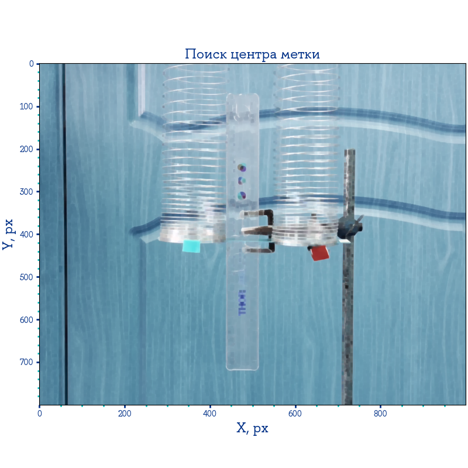
#> input picture pics/color_reversed.png, 468 x 468 px, given in place of the camera
$ python RemoveMoving.py   (older library calls are emulated)
#> lines starting #> are read from the running program, lines starting #| are printed output that depends on the picture
from termcolor import colored
import numpy as np
import cv2
from matplotlib.gridspec import GridSpec
from matplotlib import pyplot as plt
from scipy import ndimage, misc
from skimage.metrics import structural_similarity as ssim
from skimage import filters
import time
import progressbar

def spot_the_diff(image1_gray, image2_gray, log=False, show_work=True, debug_init=True):
    ''' Given two images return the one with the object
          image1_gray: [prev_bound - next_bound] * prev_show
          image2_gray: [prev_bound - next_bound] * next_frame
    ret=> if bound was correct the diff function will find dirt in image1 (=>1) or image1 and image2 are equals (=>0)
          if bound was incorrect the diff function will contain some moving parts of image2 (=>2)
             (can happen that also identifies small part like light changes of image1 but returns 2) '''

    if debug_init:
        global index
        plt.figure(figsize=(15,15))
        plt.subplot(121); plt.title("PREV {}".format(index))
        plt.imshow(cv2.cvtColor(image1_gray, cv2.COLOR_BGR2RGB))
        plt.subplot(122); plt.title("NEXT")
        plt.imshow(cv2.cvtColor(image2_gray, cv2.COLOR_BGR2RGB))
        plt.show()
        plt.imsave("spot_debug/prev_{}.jpg".format(index),cv2.cvtColor(image1_gray, cv2.COLOR_BGR2RGB))
        plt.imsave("spot_debug/next_{}.jpg".format(index),cv2.cvtColor(image2_gray, cv2.COLOR_BGR2RGB))

    (score, sim) = ssim(image1_gray, image2_gray, full=True)
    sim = np.uint8(sim*255)
    thresh_sim =  np.uint8(np.logical_not(cv2.threshold(sim, 205, 255, cv2.THRESH_BINARY)[1])*255)
    thresh_sim = cv2.medianBlur(thresh_sim, 7)
    sum_sim = np.sum(thresh_sim>0)

      # lower bound (low thresh, high detection)
    if sum_sim<100:
        print(colored("Equality_l", 'blue'))
        return 0

    dif = cv2.absdiff(image1_gray, image2_gray)
    thresh_dif = cv2.medianBlur(dif, 5)

      # higher bound (high thresh, low detection)
    if not np.any(thresh_dif>50):
        print(colored("Equality_h", 'blue'))
        return 0

    if show_work:
        plt.figure(figsize=(20,20))
        plt.subplot(131); plt.title("ssim")
        plt.imshow(cv2.cvtColor(np.uint8(thresh_sim), cv2.COLOR_BGR2RGB))

    adaptive=0
    detected = 110
    a=None
    while(detected>80 if detected<100 else detected>105):
        a = np.uint8(thresh_dif>adaptive)*255
        detected = ((np.sum(a>0)/sum_sim)*100).round(3)
        if log: print("Not {}%".format(detected.round(2)))
        adaptive+=10

    mask = cv2.morphologyEx(a,cv2.MORPH_CLOSE, np.ones((12,12),np.uint8))
    mask = cv2.medianBlur(mask,3)
    gradient = cv2.morphologyEx(mask, cv2.MORPH_GRADIENT, np.ones((6,6),np.uint8))

    if show_work:
        plt.subplot(132); plt.title("Mask closed [{}]".format(adaptive-10))
        plt.imshow(cv2.cvtColor(np.uint8(mask), cv2.COLOR_BGR2RGB))
        plt.subplot(133); plt.title("Mask gradient [{}%]".format(detected.round(1)))
        plt.imshow(cv2.cvtColor(np.uint8(gradient), cv2.COLOR_BGR2RGB))
        plt.show()

      # canny in the border of the movement areas
    blurred1 = enhance_borders(image1_gray*(gradient>0))
    blurred2 = enhance_borders(image2_gray*(gradient>0))

    edges1 = auto_canny(blurred1)
    edges2 = auto_canny(blurred2)

      # count of canny oriented pixels in the border of the movement areas
    i1=count_oriented(edges1)
    i2=count_oriented(edges2)
    if log: print(i1)
    if log: print(i2)

    if show_work:
        plt.figure(figsize=(20,20))
        plt.subplot(121)
        plt.title("Canny 1 [{}]".format(i1))
        plt.imshow(cv2.cvtColor(edges1, cv2.COLOR_BGR2RGB))
        plt.subplot(122)
        plt.title("Canny 2 [{}]".format(i2))
        plt.imshow(cv2.cvtColor(edges2, cv2.COLOR_BGR2RGB))
        plt.show()

    if show_work:
        plt.figure(figsize=(20,20))
        plt.subplot(121); plt.title("index {} sim_score {}".format(index, (score*100).round(1), 15), fontsize=20);
        plt.imshow(cv2.cvtColor(image1_gray*(mask>0), cv2.COLOR_BGR2RGB))
        plt.subplot(122)
        plt.imshow(cv2.cvtColor(image2_gray*(mask>0), cv2.COLOR_BGR2RGB))

      # prioritize the false negative cases to minimize the false positives
    if i1>(i2+(0.01*i2)):
        if show_work: plt.title("Oggetto in 1", fontsize=20); plt.show()
        print (colored("#Oggetto in 1 [{}]".format(i1-i2),'blue')); return 1;
    else:
        if show_work: plt.title("Oggetto in 2", fontsize=20); plt.show()
        print(colored("#Oggetto in 2 [{}]".format(i2-i1),'blue')); return 2;


def expand_borders(m): return cv2.dilate(m, None, iterations=5)
def enhance_borders(im, k=np.array([[-1,-1,-1], [-1, 9,-1], [-1,-1,-1]])): return cv2.GaussianBlur(im, (3, 3), 0) # cv2.filter2D(im, -1, k) #
def count_oriented(img, show=False):
  ''' Count the points in a binary image taking in consideration the orientation '''

    # sobel derivatives
  derivX = cv2.Sobel(img, cv2.CV_32F, 1, 0)
  derivY = cv2.Sobel(img, cv2.CV_32F, 0, 1)

  mag = cv2.magnitude(np.absolute(derivX), np.absolute(derivY)) # absolute since a limitation of opencv from docs

    # thresholding of the magnitude values
  thresh = 1000
  _, mask = cv2.threshold(mag, thresh, 255, cv2.THRESH_BINARY)
  mask = np.uint8(mask>0)

  if show:
    plt.figure(figsize=(15,10)); plt.title("Mask magnitude min: {} max: {}".format(np.int(np.min(mag[mag>0])), np.int(np.max(mag))))
    plt.imshow(cv2.cvtColor(mask*255, cv2.COLOR_BGR2RGB))
    plt.show()

  return np.sum(mask)

def auto_canny(image, sigma=0.33):
	''' Apply Canny edge detector and thresholding using a lower and upper boundary on the gradient values.
	Lower value of sigma indicates a tighter threshold, whereas a larger value of sigma gives a wider threshold '''

	# compute the median of the single channel pixel intensities
	v = np.median(image)
	# apply automatic Canny edge detection using the computed median
	lower = int(max(0, (1.0 - sigma) * v))
	upper = int(min(255, (1.0 + sigma) * v))
	edged = cv2.Canny(image, lower, upper)
	# return the edged image
	return edged

index=0
if __name__ == '__main__':
    path = '498-498.MOV'
    cap = cv2.VideoCapture(filename=path, apiPreference=cv2.CAP_FFMPEG)
    frame_numbers = [30, 45]
    cap.set(cv2.CAP_PROP_POS_FRAMES, frame_numbers[0]-1)
    ret, frame_1 = cap.read()
#> frame_1 is the input picture: shape (468, 468, 3); mean B, G, R 204.3, 191.1, 164.3
    image1_gray = cv2.cvtColor(frame_1, cv2.COLOR_BGR2GRAY)
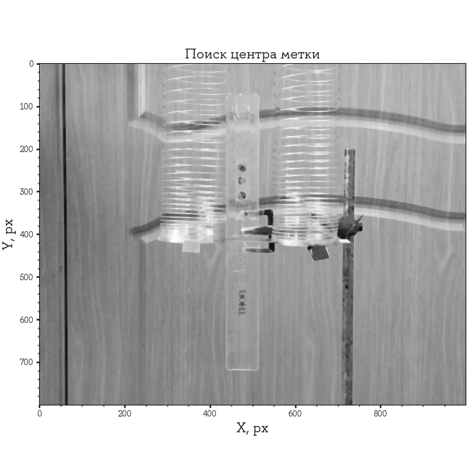
#> image1_gray: shape (468, 468); min 13, max 255, mean 184.6

    cap.set(cv2.CAP_PROP_POS_FRAMES, frame_numbers[1]-1)
    ret, frame_2 = cap.read()
    image2_gray = cv2.cvtColor(frame_2, cv2.COLOR_BGR2GRAY)
    res = spot_the_diff(image1_gray, image2_gray, log=True,
                        show_work=True, debug_init=True)
#> in spot_the_diff, `plt.show()`:
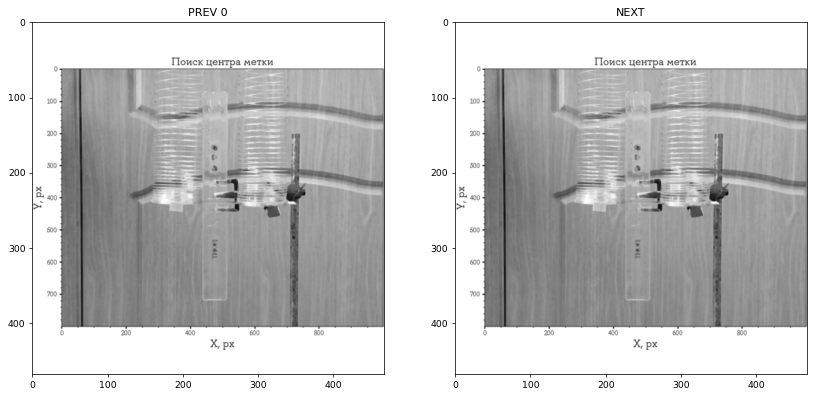
#> figure drawn by matplotlib, 2 panels
#> in spot_the_diff, `(score, sim) = ssim(image1_gray, image2_gray, full=True)`: sim: shape (468, 468) float64; every value is 1
#> in spot_the_diff, `(score, sim) = ssim(image1_gray, image2_gray, full=True)`: score = 1
#> in spot_the_diff, `sim = np.uint8(sim*255)`: sim: shape (468, 468); every value is 255
#> in spot_the_diff, `thresh_sim =  np.uint8(np.logical_not(cv2.threshold(sim, 205, 255, cv2..`: thresh_sim: shape (468, 468); every value is 0
#> in spot_the_diff, `sum_sim = np.sum(thresh_sim>0)`: sum_sim = 0
#> res = 0
    print(res)
#| 0

$ run again, on pics/итоговые графики.png
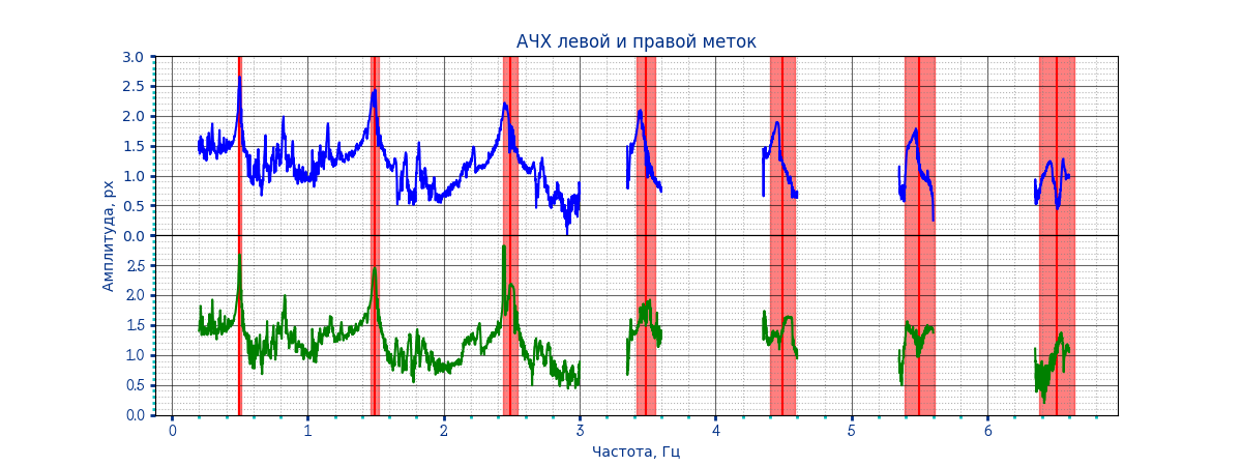
#> input picture pics/итоговые графики.png, 1242 x 466 px, given in place of the camera
#> frame_1 is the input picture: shape (466, 1242, 3); mean B, G, R 230.7, 228.4, 237
#> `image1_gray = cv2.cvtColor(frame_1, cv2.COLOR_BGR2GRAY)`:
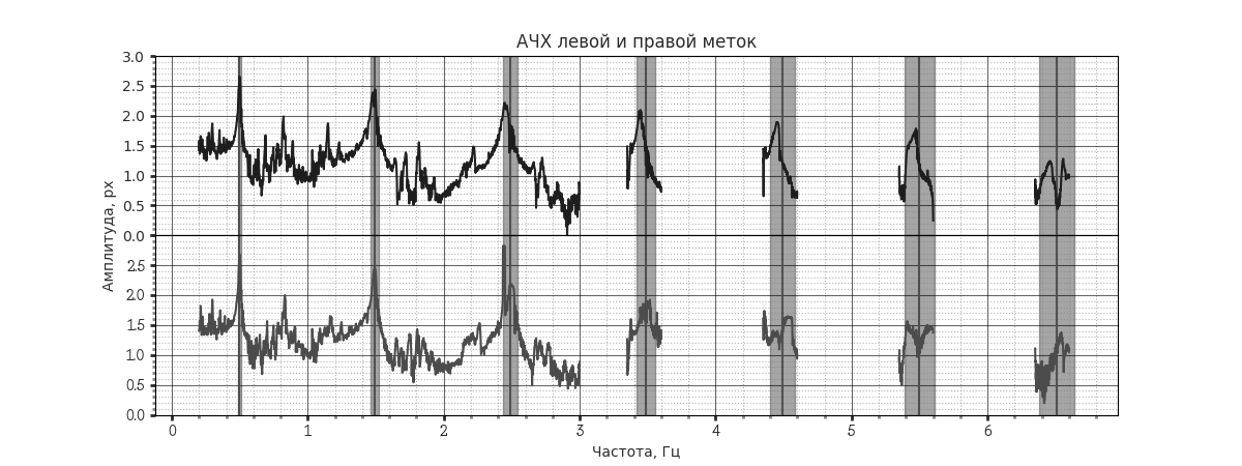
#> image1_gray: shape (466, 1242); min 0, max 255, mean 231.2
#> in spot_the_diff, `plt.show()`:
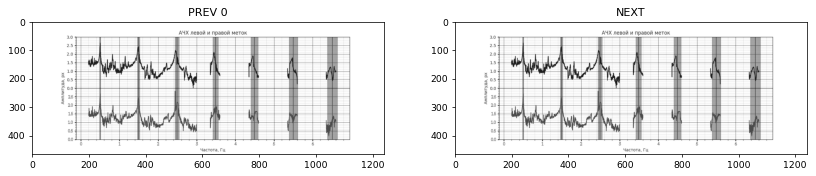
#> figure drawn by matplotlib, 2 panels
#> score = 1
#> thresh_sim: shape (466, 1242); every value is 0
#> sum_sim = 0
#| 0
